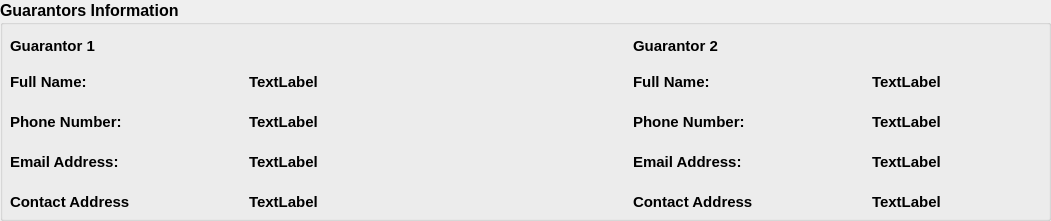
              <widget class="QGroupBox" name="groupBox_11">
               <property name="geometry">
                <rect>
                 <x>10</x>
                 <y>820</y>
                 <width>1051</width>
                 <height>221</height>
                </rect>
               </property>
               <property name="font">
                <font>
                 <pointsize>12</pointsize>
                 <weight>75</weight>
                 <bold>true</bold>
                </font>
               </property>
               <property name="title">
                <string>Guarantors Information</string>
               </property>
               <widget class="QWidget" name="layoutWidget">
                <property name="geometry">
                 <rect>
                  <x>10</x>
                  <y>30</y>
                  <width>931</width>
                  <height>182</height>
                 </rect>
                </property>
                <layout class="QGridLayout" name="gridLayout_34">
                 <item row="0" column="0">
                  <layout class="QVBoxLayout" name="verticalLayout_5">
                   <property name="spacing">
                    <number>10</number>
                   </property>
                   <item>
                    <widget class="QLabel" name="label_17">
                     <property name="font">
                      <font>
                       <pointsize>11</pointsize>
                      </font>
                     </property>
                     <property name="text">
                      <string>Guarantor 1</string>
                     </property>
                    </widget>
                   </item>
                   <item>
                    <layout class="QVBoxLayout" name="verticalLayout_15">
                     <property name="spacing">
                      <number>20</number>
                     </property>
                     <item>
                      <layout class="QHBoxLayout" name="horizontalLayout_51">
                       <item>
                        <widget class="QLabel" name="label_142">
                         <property name="font">
                          <font>
                           <pointsize>11</pointsize>
                          </font>
                         </property>
                         <property name="text">
                          <string>Full Name:</string>
                         </property>
                        </widget>
                       </item>
                       <item>
                        <spacer name="horizontalSpacer_60">
                         <property name="orientation">
                          <enum>Qt::Horizontal</enum>
                         </property>
                         <property name="sizeHint" stdset="0">
                          <size>
                           <width>28</width>
                           <height>20</height>
                          </size>
                         </property>
                        </spacer>
                       </item>
                       <item>
                        <widget class="QLabel" name="profG1FullNameLbl">
                         <property name="font">
                          <font>
                           <pointsize>11</pointsize>
                          </font>
                         </property>
                         <property name="text">
                          <string>TextLabel</string>
                         </property>
                        </widget>
                       </item>
                      </layout>
                     </item>
                     <item>
                      <layout class="QHBoxLayout" name="horizontalLayout_52">
                       <item>
                        <widget class="QLabel" name="label_144">
                         <property name="font">
                          <font>
                           <pointsize>11</pointsize>
                          </font>
                         </property>
                         <property name="text">
                          <string>Phone Number:</string>
                         </property>
                        </widget>
                       </item>
                       <item>
                        <spacer name="horizontalSpacer_61">
                         <property name="orientation">
                          <enum>Qt::Horizontal</enum>
                         </property>
                         <property name="sizeHint" stdset="0">
                          <size>
                           <width>28</width>
                           <height>20</height>
                          </size>
                         </property>
                        </spacer>
                       </item>
                       <item>
                        <widget class="QLabel" name="profG1PhoneNoLbl">
                         <property name="font">
                          <font>
                           <pointsize>11</pointsize>
                          </font>
                         </property>
                         <property name="text">
                          <string>TextLabel</string>
                         </property>
                        </widget>
                       </item>
                      </layout>
                     </item>
                     <item>
                      <layout class="QHBoxLayout" name="horizontalLayout_53">
                       <item>
                        <widget class="QLabel" name="label_146">
                         <property name="font">
                          <font>
                           <pointsize>11</pointsize>
                          </font>
                         </property>
                         <property name="text">
                          <string>Email Address:</string>
                         </property>
                        </widget>
                       </item>
                       <item>
                        <spacer name="horizontalSpacer_62">
                         <property name="orientation">
                          <enum>Qt::Horizontal</enum>
                         </property>
                         <property name="sizeHint" stdset="0">
                          <size>
                           <width>28</width>
                           <height>20</height>
                          </size>
                         </property>
                        </spacer>
                       </item>
                       <item>
                        <widget class="QLabel" name="profG1EmailLbl">
                         <property name="font">
                          <font>
                           <pointsize>11</pointsize>
                          </font>
                         </property>
                         <property name="text">
                          <string>TextLabel</string>
                         </property>
                        </widget>
                       </item>
                      </layout>
                     </item>
                     <item>
                      <layout class="QHBoxLayout" name="horizontalLayout_54">
                       <item>
                        <widget class="QLabel" name="label_148">
                         <property name="font">
                          <font>
                           <pointsize>11</pointsize>
                          </font>
                         </property>
                         <property name="text">
                          <string>Contact Address</string>
                         </property>
                        </widget>
                       </item>
                       <item>
                        <spacer name="horizontalSpacer_63">
                         <property name="orientation">
                          <enum>Qt::Horizontal</enum>
                         </property>
                         <property name="sizeHint" stdset="0">
                          <size>
                           <width>28</width>
                           <height>20</height>
                          </size>
                         </property>
                        </spacer>
                       </item>
                       <item>
                        <widget class="QLabel" name="profG1ContactLbl">
                         <property name="font">
                          <font>
                           <pointsize>11</pointsize>
                          </font>
                         </property>
                         <property name="text">
                          <string>TextLabel</string>
                         </property>
                        </widget>
                       </item>
                      </layout>
                     </item>
                    </layout>
                   </item>
                  </layout>
                 </item>
                 <item row="0" column="1">
                  <spacer name="horizontalSpacer_23">
                   <property name="orientation">
                    <enum>Qt::Horizontal</enum>
                   </property>
                   <property name="sizeHint" stdset="0">
                    <size>
                     <width>168</width>
                     <height>20</height>
                    </size>
                   </property>
                  </spacer>
                 </item>
                 <item row="0" column="2">
                  <layout class="QVBoxLayout" name="verticalLayout_4">
                   <property name="spacing">
                    <number>10</number>
                   </property>
                   <item>
                    <widget class="QLabel" name="label_18">
                     <property name="font">
                      <font>
                       <pointsize>11</pointsize>
                      </font>
                     </property>
                     <property name="text">
                      <string>Guarantor 2</string>
                     </property>
                    </widget>
                   </item>
                   <item>
                    <layout class="QVBoxLayout" name="verticalLayout_17">
                     <property name="spacing">
                      <number>20</number>
                     </property>
                     <item>
                      <layout class="QHBoxLayout" name="horizontalLayout_59">
                       <item>
                        <widget class="QLabel" name="label_158">
                         <property name="font">
                          <font>
                           <pointsize>11</pointsize>
                          </font>
                         </property>
                         <property name="text">
                          <string>Full Name:</string>
                         </property>
                        </widget>
                       </item>
                       <item>
                        <spacer name="horizontalSpacer_68">
                         <property name="orientation">
                          <enum>Qt::Horizontal</enum>
                         </property>
                         <property name="sizeHint" stdset="0">
                          <size>
                           <width>28</width>
                           <height>20</height>
                          </size>
                         </property>
                        </spacer>
                       </item>
                       <item>
                        <widget class="QLabel" name="profG2FullNameLbl">
                         <property name="font">
                          <font>
                           <pointsize>11</pointsize>
                          </font>
                         </property>
                         <property name="text">
                          <string>TextLabel</string>
                         </property>
                        </widget>
                       </item>
                      </layout>
                     </item>
                     <item>
                      <layout class="QHBoxLayout" name="horizontalLayout_60">
                       <item>
                        <widget class="QLabel" name="label_160">
                         <property name="font">
                          <font>
                           <pointsize>11</pointsize>
                          </font>
                         </property>
                         <property name="text">
                          <string>Phone Number:</string>
                         </property>
                        </widget>
                       </item>
                       <item>
                        <spacer name="horizontalSpacer_69">
                         <property name="orientation">
                          <enum>Qt::Horizontal</enum>
                         </property>
                         <property name="sizeHint" stdset="0">
                          <size>
                           <width>28</width>
                           <height>20</height>
                          </size>
                         </property>
                        </spacer>
                       </item>
                       <item>
                        <widget class="QLabel" name="profG2PhoneNoLbl">
                         <property name="font">
                          <font>
                           <pointsize>11</pointsize>
                          </font>
                         </property>
                         <property name="text">
                          <string>TextLabel</string>
                         </property>
                        </widget>
                       </item>
                      </layout>
                     </item>
                     <item>
                      <layout class="QHBoxLayout" name="horizontalLayout_61">
                       <item>
                        <widget class="QLabel" name="label_162">
                         <property name="font">
                          <font>
                           <pointsize>11</pointsize>
                          </font>
                         </property>
                         <property name="text">
                          <string>Email Address:</string>
                         </property>
                        </widget>
                       </item>
                       <item>
                        <spacer name="horizontalSpacer_70">
                         <property name="orientation">
                          <enum>Qt::Horizontal</enum>
                         </property>
                         <property name="sizeHint" stdset="0">
                          <size>
                           <width>28</width>
                           <height>20</height>
                          </size>
                         </property>
                        </spacer>
                       </item>
                       <item>
                        <widget class="QLabel" name="profG2EmailLbl">
                         <property name="font">
                          <font>
                           <pointsize>11</pointsize>
                          </font>
                         </property>
                         <property name="text">
                          <string>TextLabel</string>
                         </property>
                        </widget>
                       </item>
                      </layout>
                     </item>
                     <item>
                      <layout class="QHBoxLayout" name="horizontalLayout_62">
                       <item>
                        <widget class="QLabel" name="label_164">
                         <property name="font">
                          <font>
                           <pointsize>11</pointsize>
                          </font>
                         </property>
                         <property name="text">
                          <string>Contact Address</string>
                         </property>
                        </widget>
                       </item>
                       <item>
                        <spacer name="horizontalSpacer_71">
                         <property name="orientation">
                          <enum>Qt::Horizontal</enum>
                         </property>
                         <property name="sizeHint" stdset="0">
                          <size>
                           <width>28</width>
                           <height>20</height>
                          </size>
                         </property>
                        </spacer>
                       </item>
                       <item>
                        <widget class="QLabel" name="profG2ContactLbl">
                         <property name="font">
                          <font>
                           <pointsize>11</pointsize>
                          </font>
                         </property>
                         <property name="text">
                          <string>TextLabel</string>
                         </property>
                        </widget>
                       </item>
                      </layout>
                     </item>
                    </layout>
                   </item>
                  </layout>
                 </item>
                </layout>
               </widget>
              </widget>
